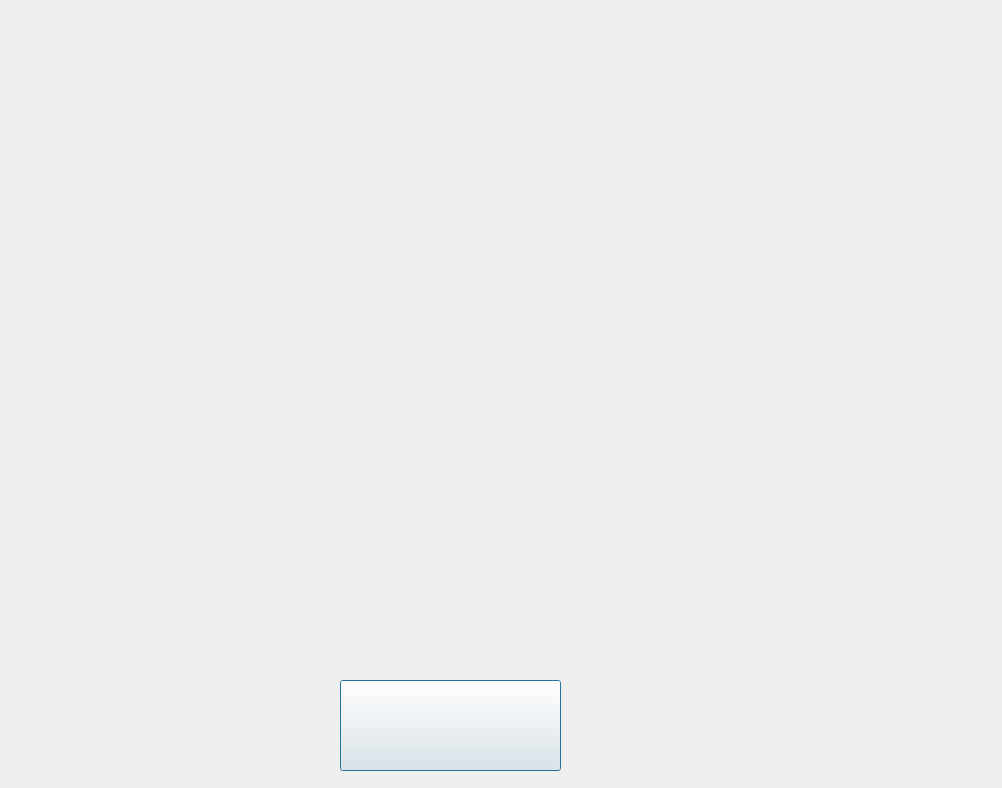
<?xml version="1.0" encoding="UTF-8"?>
<ui version="4.0">
 <class>Dialog</class>
 <widget class="QDialog" name="Dialog">
  <property name="geometry">
   <rect>
    <x>0</x>
    <y>0</y>
    <width>1002</width>
    <height>788</height>
   </rect>
  </property>
  <property name="windowTitle">
   <string>Dialog</string>
  </property>
  <property name="styleSheet">
   <string notr="true">#parentWidget { border-image: url("uis/training3bg.PNG") 0 0 0 0 stretch stretch; }</string>
  </property>
  <widget class="QPushButton" name="changepage">
   <property name="geometry">
    <rect>
     <x>340</x>
     <y>680</y>
     <width>221</width>
     <height>91</height>
    </rect>
   </property>
   <property name="minimumSize">
    <size>
     <width>221</width>
     <height>91</height>
    </size>
   </property>
   <property name="maximumSize">
    <size>
     <width>221</width>
     <height>91</height>
    </size>
   </property>
   <property name="styleSheet">
    <string notr="true">border-image: url("uis/buttonbg.png");</string>
   </property>
   <property name="text">
    <string/>
   </property>
  </widget>
 </widget>
 <resources/>
 <connections/>
</ui>
